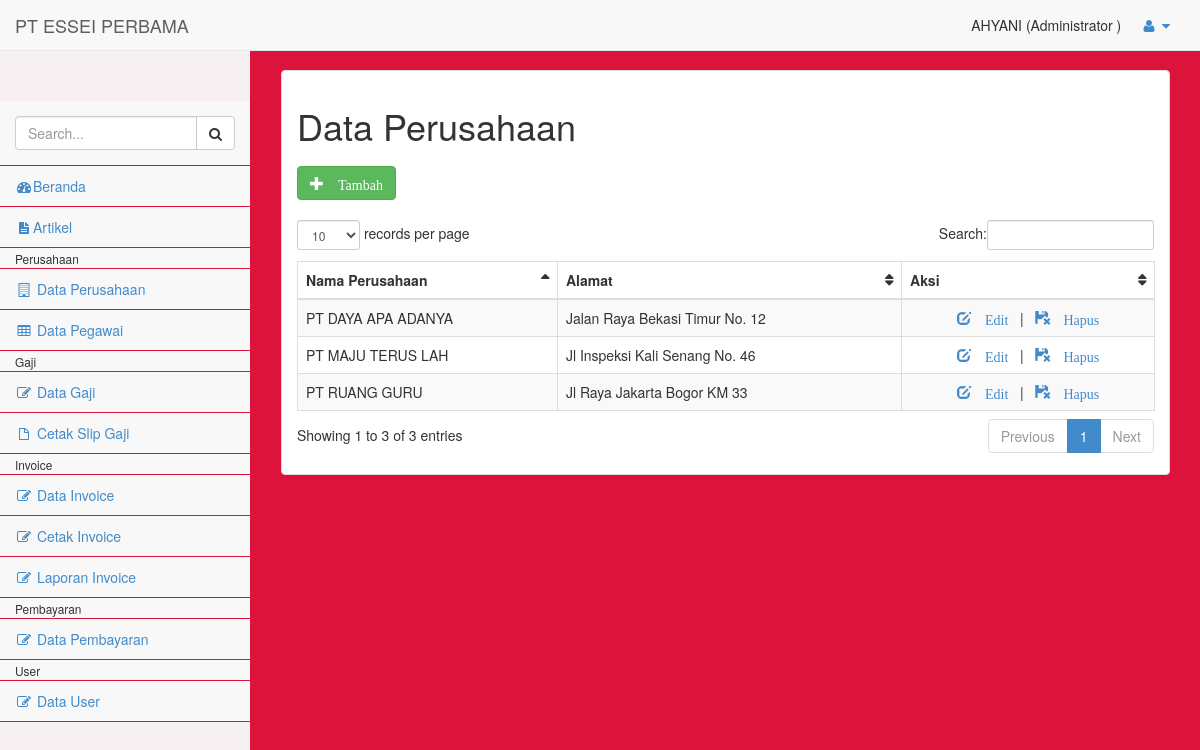
Before: /pages/index.php?p=perusahaan (signed in) with the older database file.
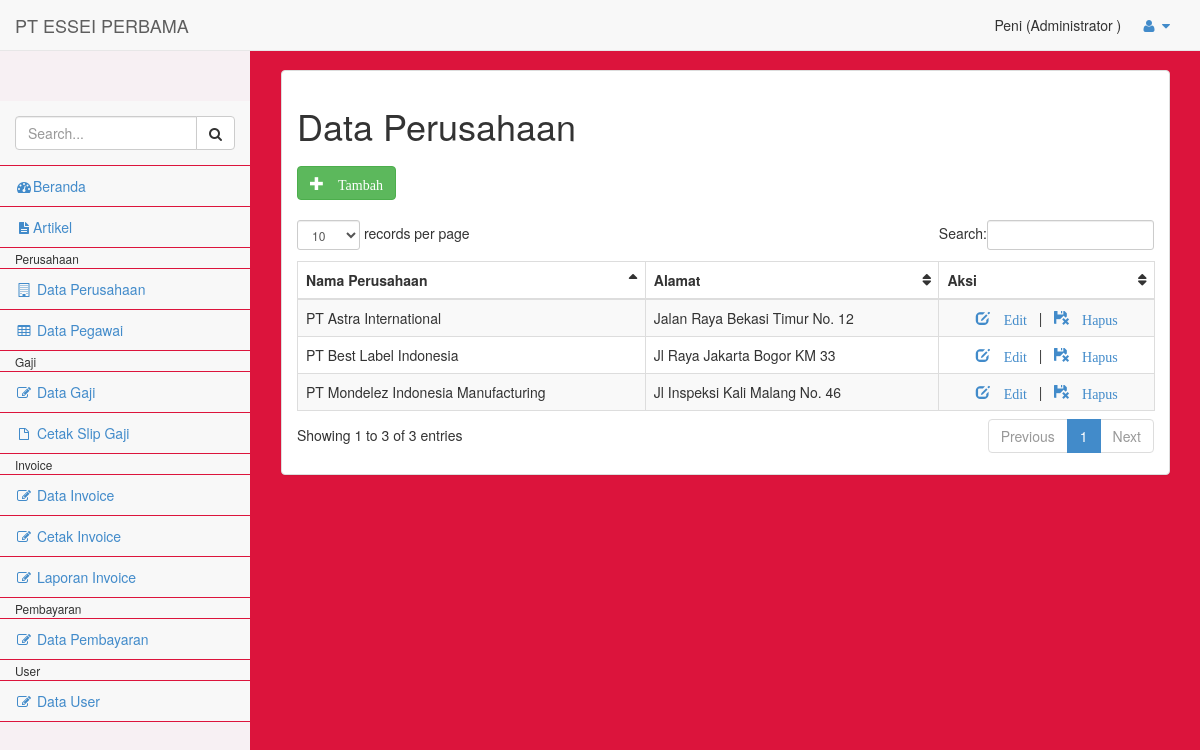
After: the same page with the newer database file.
### tables this page shows
CREATE TABLE `perusahaan` (
  `id_perusahaan` int(11) NOT NULL,
  `nama` varchar(200) NOT NULL,
  `alamat` text NOT NULL
);

### pages/perusahaan/perusahaan.php (the view, shortened to what this page needs)
<?php
if($_SESSION['level']!="spv" && $_SESSION['level']!="super"){
  echo "<script>location='index.php'</script>";
}else{
  include_once '_part/koneksi.php';
  $page = isset($_GET['page']) ? $_GET['page'] : 'list';
  switch ($page) {
  case 'list':
  ?>
  <h1>Data Perusahaan</h1>
  <div class="row" style="margin: 20px auto;">
    <a href="index.php?p=perusahaan&page=entri" class="btn btn-success"><span class="glyphicon glyphicon-plus"> Tambah</span></a>
  </div>
  <table id="example" class="table table-striped table-bordered">
    <thead>
      <tr>
        <th>Nama Perusahaan</th>
        <th>Alamat</th>
        <th>Aksi</th>
      </tr>
    </thead>
    <tbody>
  	<?php
      $where = $_SESSION['level']=="spv"? "WHERE id_perusahaan='".$_SESSION['id_perusahaan']."'": "";
  		$sql = "SELECT * FROM perusahaan $where";
      $row = $koneksi->prepare($sql);
      $row->execute();
      $hasil = $row->fetchAll(PDO::FETCH_OBJ);
  		foreach($hasil as $isi){
  	?>
      <tr>
        <td><?= $isi->nama;?></td>
        <td><?= $isi->alamat;?></td>
        <td align="center">
          <a href="index.php?p=perusahaan&page=edit&id=<?= $isi->id_perusahaan ?>"><i class="glyphicon glyphicon-edit"> Edit</i></a>
          &nbsp;&nbsp;|&nbsp;&nbsp;
          <a href="perusahaan/aksi_perusahaan.php?id=<?= $isi->id_perusahaan ?>" onclick="return confirm('Yakin Hapus ?')"><i class="glyphicon glyphicon-floppy-remove"> Hapus</i></a>
        </td>
      </tr>
  	<?php } ?>
    </tbody>
  </table>
  <?php
  break;
  ?>
  <?php
  }
  ?>
<?php } ?>

### pages/_part/header.php (shortened to what this page needs)
<?php
    $level = $_SESSION['level'];
    if($level=="keu"){$level="Keuangan";}else if($level=="spv"){$level="Supervisor";}else if($level=="super"){$level="Administrator";}
?>
<!DOCTYPE html>
<html>
<head>
    <link href="../assets/css/bootstrap.min.css" rel="stylesheet">
    <link href="../assets/css/plugins/dataTables/dataTables.bootstrap.css" rel="stylesheet">
    <link href="../assets/font-awesome/css/font-awesome.css" rel="stylesheet">
    <link href="../assets/css/plugins/morris/morris-0.4.3.min.css" rel="stylesheet">
    <link href="../assets/css/plugins/timeline/timeline.css" rel="stylesheet">
    <link href="../assets/css/sb-admin.css" rel="stylesheet">
</head>
<body>
    <div id="wrapper">
        <nav class="navbar navbar-default navbar-fixed-top" role="navigation" style="margin-bottom: 0">
            <div class="navbar-header">
                <a class="navbar-brand" href="index.php">PT ESSEI PERBAMA</a>
            </div>
            <ul class="nav navbar-top-links navbar-right">
                <span><?= $_SESSION['nama'] ?> (<?= $level ?> <?= $level=="Supervisor"? $_SESSION['nama_perusahaan']: ""; ?>)</span>
                <li class="dropdown">
                    <a class="dropdown-toggle" data-toggle="dropdown" href="#">
                        <i class="fa fa-user fa-fw"></i>  <i class="fa fa-caret-down"></i>
                    </a>
                </li>
            </ul>
        </nav>

Changed rows visible on the page:
changed perusahaan "Jalan Raya Bekasi Timur No. 12": nama "PT DAYA APA ADANYA" → "PT Astra International"
changed perusahaan: nama "PT MAJU TERUS LAH" → "PT Mondelez Indonesia Manufacturing"; alamat "Jl Inspeksi Kali Senang No. 46" → "Jl Inspeksi Kali Malang No. 46"
changed perusahaan "Jl Raya Jakarta Bogor KM 33": nama "PT RUANG GURU" → "PT Best Label Indonesia"
Other visible differences:
$_SESSION['nama']: "AHYANI" → "Peni"
